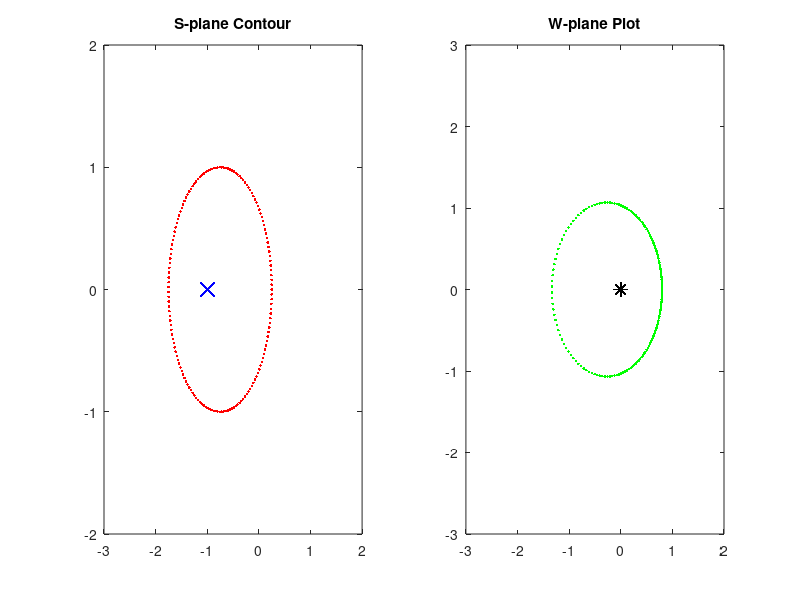

Write the MATLAB code that produced this figure.
% -------------------------------------------------
% A small automatic demonstration of Cauchy Argument Principle
% -------------------------------------------------
 
clear all
m = 160; %Number of points around the circular contour
xoff = -0.75; %X-offset of the contour
yoff = 0; %0.75; %Y-offset of the contour
 
angles = linspace(2*pi,0,m); %Generate angles around the circle
pt =[cos(angles)+xoff;sin(angles)+yoff]; 
figure;
pause(2)
 
for bin = 1:m
    %Set 's' to the next point on the contour
    s = pt(1,bin)+ pt(2,bin)*1i;
    
    %Plot the next point on the contour in the s-plane
    subplot(1, 2, 1);
    plot(real(s), imag(s), 'r.');
    title('S-plane Contour');
    axis([-3 2 -2 2]);
    hold all;
    
    %Define the system transfer function, uncomment the one you're running
    
    %2 poles and 2 zeros
%     tnf = (s^2 + 1.5*s + 0.8125)/((s + 1)*(s + 0.8)); 
%     plot([-1, -.8] , [0 0], 'bx', 'MarkerSize', 10);
%     plot([-0.75 -0.75], [.5 -.5], 'bo', 'MarkerSize', 10);
    
    %2 poles only
%     tnf = 1/((s + 1)*(s + 0.8)); 
%     plot([-1, -.8] , [0 0], 'bx', 'MarkerSize', 10);
    
    % 1 pole
    tnf = 1/((s + 1)); 
    plot([-1] , [0 0], 'bx', 'MarkerSize', 10);
    
    
    %Plot the mapping from the TF in the w-plane
    subplot(1, 2, 2);
    plot(real(tnf), imag(tnf), 'g.');
    plot(0, 0, 'k*', 'MarkerSize', 10)
    title('W-plane Plot');
    axis([-3 2 -3 3]);
    hold all;
    
    %Pause to get a slower animation
    pause(.02);
end


